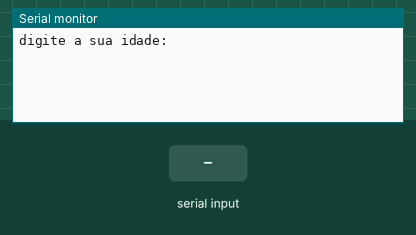
Bench run of a sketch on a simulated Arduino Uno, built with avr-gcc and run on an emulated ATmega328P. Parts: the last lines printed to the serial monitor. Inputs (shaded band) come from the test bench.

Above: at 1.2 s.
1.3 s: "90,45\n" received over Serial
At 2.3 s:
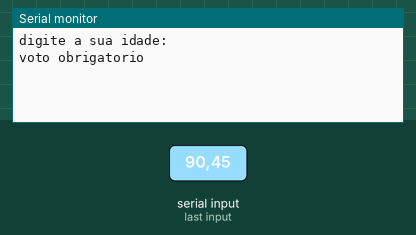
At 7.3 s:
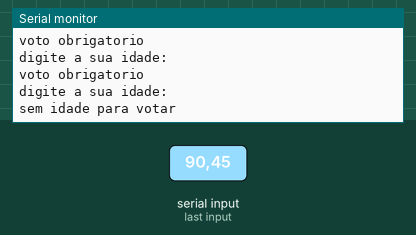

The sketch:

voto_mb1.ino
```cpp
// Faca um programa que peca a idade do usuario e informe se ele ja pode votar
//baseado na seguinte regra
//a partir de 16 anos: voto obrigatorio
//abaixo de 16 anos: sem idade para votar
//Variaveis
int idade = 0;

void setup()
{
 Serial.begin(9600);
}

void loop()
{
 Serial.println("digite a sua idade: ");//mostra a msg na tela
   while ( !Serial.available() );// espera o usuario dar <Enter>
  idade = Serial.parseFloat();//Transforma a idade digitados em numero


  if(idade >= 16 ){//se retornar verdadeiro - losango sim
  Serial.println("voto obrigatorio");
  } else {//falso - losango nao
  Serial.println("sem idade para votar");
}
 delay (2000);
}
```

Measured:
- after the input at 1.3 s, the serial monitor: prints a new line at once (image 1)
